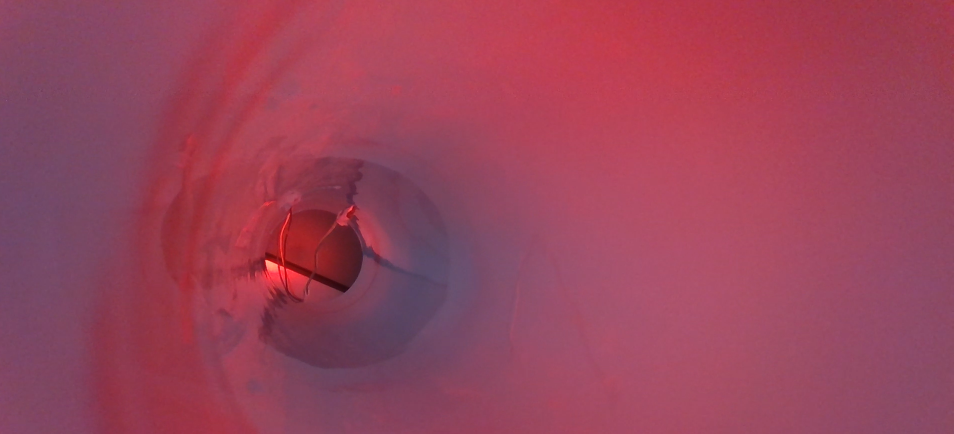
#> input picture videos/image.png, 1907 x 867 px (shown at 1/2 size)
$ python low_contrast.py
#> lines starting #> are read from the running program, lines starting #| are printed output that depends on the picture; after the words box and inside, x2 and y2 are one past the last pixel; in counts of white or black regions, pixels touching at a corner belong together
import cv2
import numpy as np

def process(img):
    img_gray = cv2.cvtColor(img, cv2.COLOR_BGR2GRAY)
    img_blur = cv2.GaussianBlur(img_gray, (11, 11), 1)
    img_canny = cv2.Canny(img_blur, 0, 42)
    kernel = np.ones((19, 19))
    img_dilate = cv2.dilate(img_canny, kernel, iterations=4)
    img_erode = cv2.erode(img_dilate, kernel, iterations=4)
    return img_erode

def draw_contours(img):
    contours, hierarchies = cv2.findContours(process(img), cv2.RETR_EXTERNAL, cv2.CHAIN_APPROX_NONE)
    cnt = max(contours, key=cv2.contourArea)
    peri = cv2.arcLength(cnt, True)
    approx = cv2.approxPolyDP(cnt, 0.004 * peri, True)
    cv2.drawContours(img, [approx], -1, (255, 255, 0), 2)

img = cv2.imread("../../videos/image.png")
#> img is the input picture: shape (867, 1907, 3); mean B, G, R 90.7, 67.7, 153.4
h, w, c = img.shape
#> h = 867; w = 1907; c = 3

img = cv2.resize(img, (w // 2, h // 2))
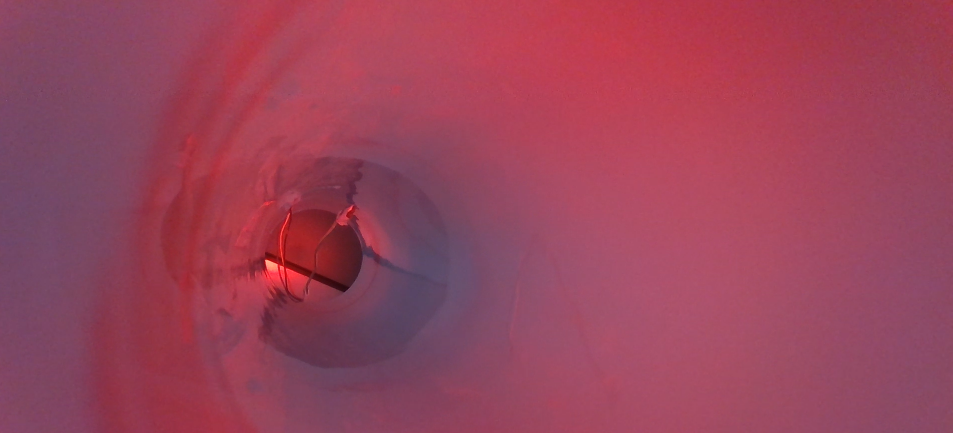
#> img: shape (433, 953, 3); mean B, G, R 90.7, 67.6, 153.3
draw_contours(img)
#> in process, `img_gray = cv2.cvtColor(img, cv2.COLOR_BGR2GRAY)`:
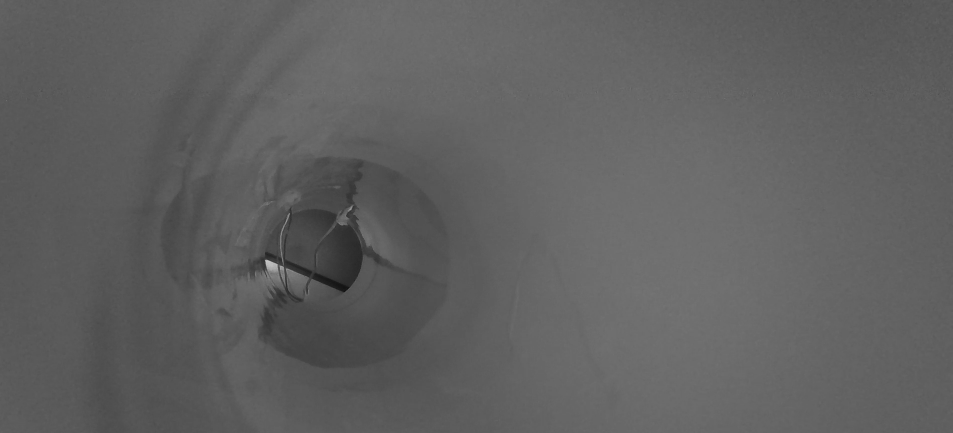
#> img_gray: shape (433, 953); min 18, max 197, mean 95.9
#> in process, `img_canny = cv2.Canny(img_blur, 0, 42)`:
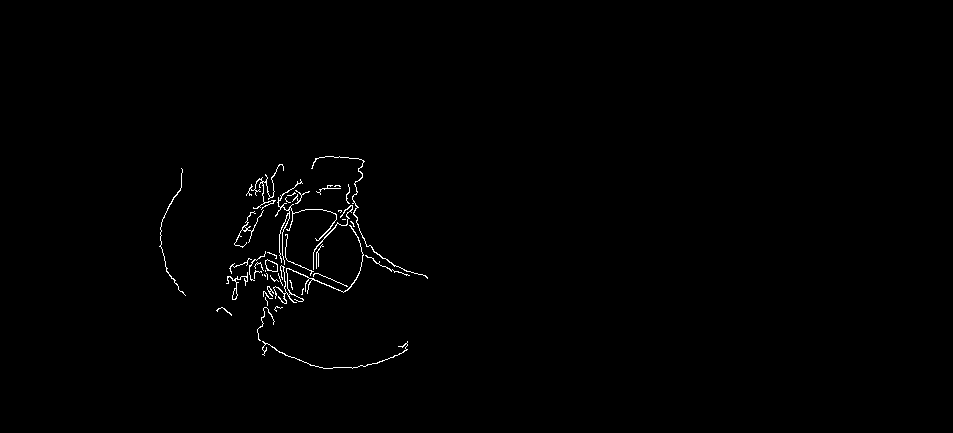
#> img_canny: shape (433, 953); 0.65% white in thin lines or dots, all inside (x1, y1, x2, y2) = (159, 156, 428, 369)
#> in process, `img_dilate = cv2.dilate(img_canny, kernel, iterations=4)`:
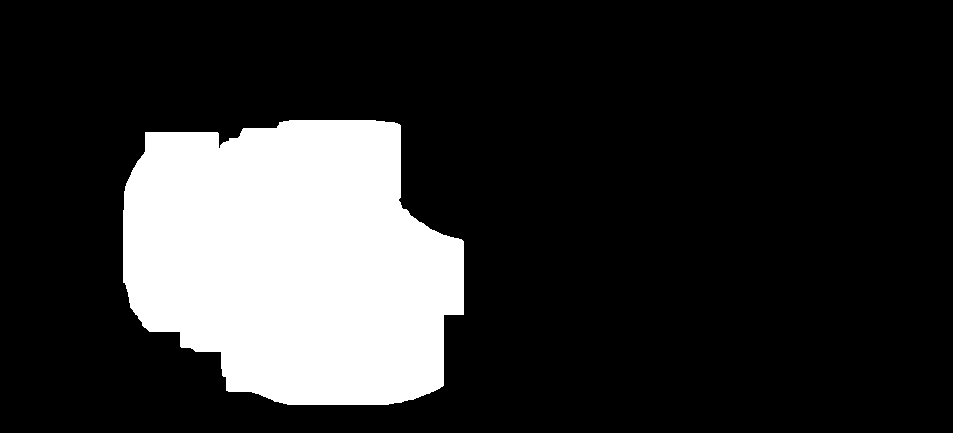
#> img_dilate: shape (433, 953); 18.9% white; 1 white region, box (x1, y1, x2, y2) and area: (123, 120, 464, 405) 77801
#> in process, `img_erode = cv2.erode(img_dilate, kernel, iterations=4)`:
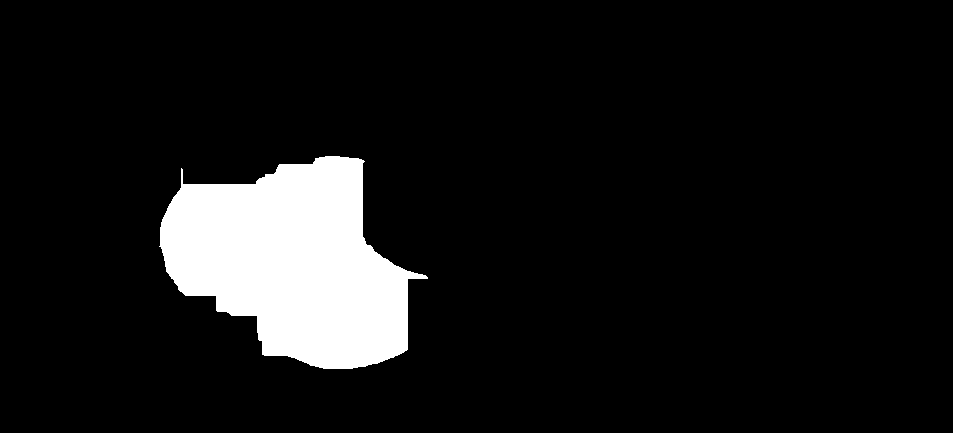
#> img_erode: shape (433, 953); 8.9% white; 1 white region
#> in draw_contours, `contours, hierarchies = cv2.findContours(process(img), cv2.RETR_EXTERN..`: contours = 1 contour; box (x1, y1, x2, y2) and area: (159, 156, 428, 369) 36193
#> in draw_contours, `cnt = max(contours, key=cv2.contourArea)`: cnt = contour of 846 points, box (x1, y1, x2, y2) (159, 156, 428, 369), area 36193
#> in draw_contours, `peri = cv2.arcLength(cnt, True)`: peri = 908.1
#> in draw_contours, `approx = cv2.approxPolyDP(cnt, 0.004 * peri, True)`: approx = contour of 26 points, box (x1, y1, x2, y2) (159, 156, 428, 369), area 36062
#> in draw_contours, `cv2.drawContours(img, [approx], -1, (255, 255, 0), 2)`:
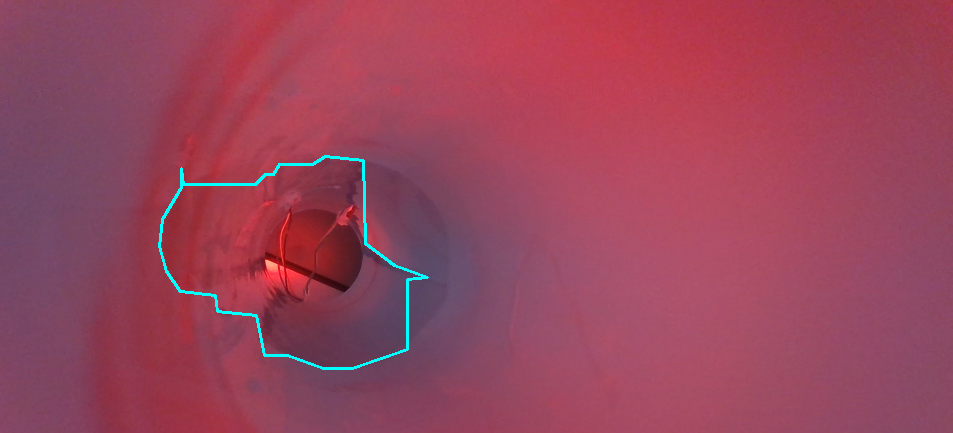
#> img: shape (433, 953, 3); 0.62% of pixels changed, all inside (x1, y1, x2, y2) = (158, 155, 429, 370)

cv2.imshow("image", img)
cv2.waitKey(0)

$ run again, with videos/reference_red.png copied over videos/image.png
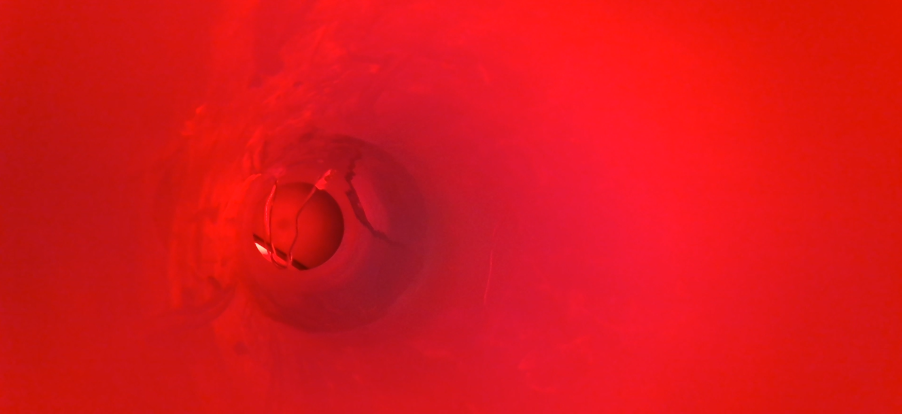
#> input picture videos/reference_red.png, 1803 x 827 px (shown at 1/2 size)
#> img is the input picture: shape (827, 1803, 3); mean B, G, R 26.5, 22.7, 218
#> in process, `img_canny = cv2.Canny(img_blur, 0, 42)`:
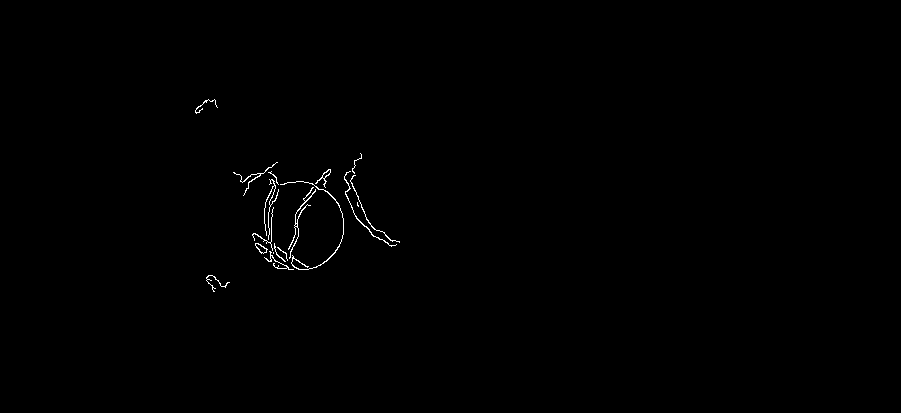
#> img_canny: shape (413, 901); 0.37% white in thin lines or dots, all inside (x1, y1, x2, y2) = (195, 99, 400, 292)
#> img_dilate: shape (413, 901); 13.4% white; 1 white region, box (x1, y1, x2, y2) and area: (159, 63, 436, 328) 49708
#> img_erode: shape (413, 901); 3.3% white; 3 white regions
#> contours = 3 contours; box (x1, y1, x2, y2) and area: (233, 153, 400, 270) 11435, (206, 275, 230, 292) 244, (195, 99, 218, 114) 232
#> cnt = contour of 516 points, box (x1, y1, x2, y2) (233, 153, 400, 270), area 11435
#> peri = 541.7
#> approx = contour of 19 points, box (x1, y1, x2, y2) (233, 153, 400, 270), area 11400
#> in draw_contours, `cv2.drawContours(img, [approx], -1, (255, 255, 0), 2)`:
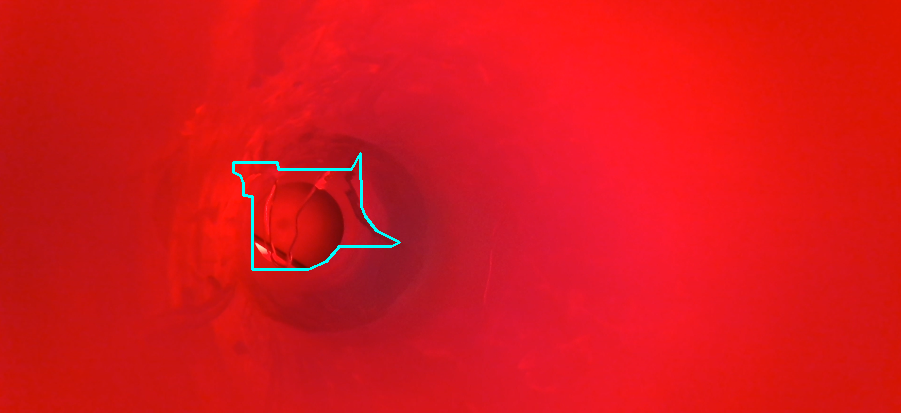
#> img: shape (413, 901, 3); mean B, G, R 27.4, 23.6, 217.1
